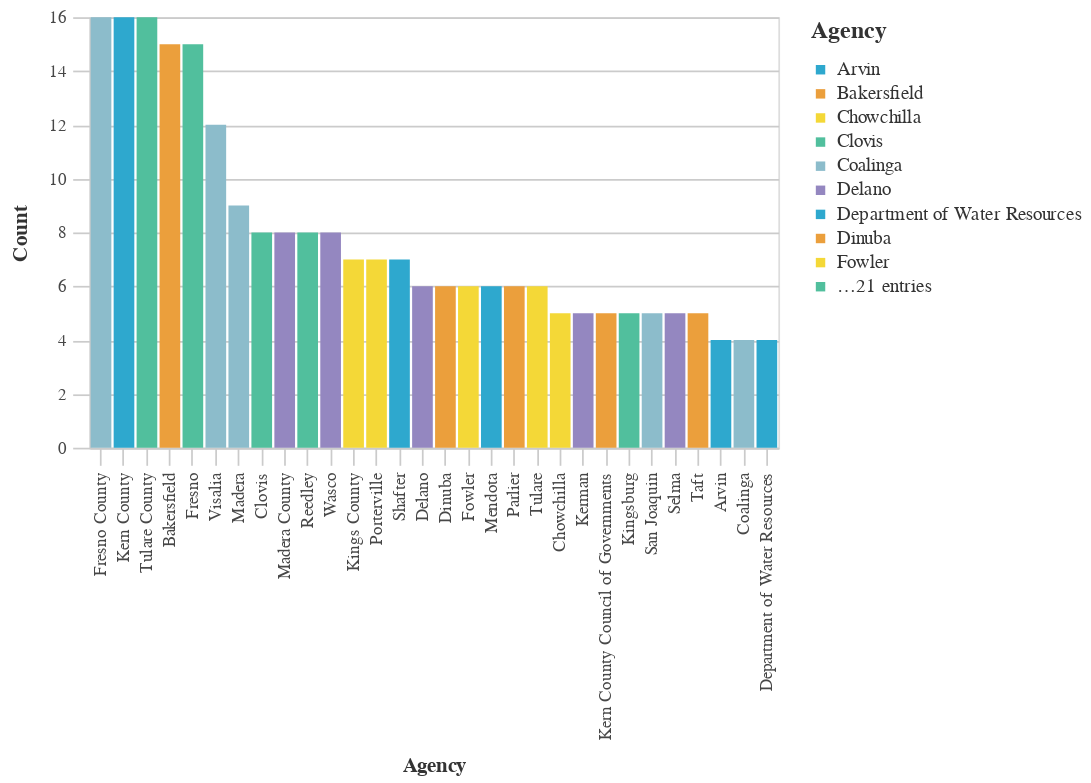

Notebook cell for this chart:
### Markdown cell above
### Agencies With The Most Unique Prefix Codes

### Code cell
#Bar chart Agencies With The Most Unique Prefix Codes
    
chart3 = (_dla_utils.basic_bar_chart_no_save(((_dla_utils.get_nunique(df, 'prefix', 'primary_agency_name')).head(30)),
                            'primary_agency_name', 'n', 'primary_agency_name', district))
    
display(chart3)

### Figure 1 — Vega-Lite specification as saved in the notebook (floating-point values rounded to 4 significant figures)
{"config": {"view": {"continuousWidth": 400, "continuousHeight": 300}, "axis": {"domainColor": "#cbcbcb", "grid": true, "gridColor": "#cbcbcb", "gridWidth": 1, "labelColor": "#474747", "labelFont": "Nunito Sans", "labelFontSize": 10, "labelPadding": 4, "tickColor": "#cbcbcb", "tickSize": 10, "titleColor": "#333", "titleFont": "Raleway", "titleFontSize": 12, "titlePadding": 10}, "axisBand": {"grid": false}, "background": "white", "font": "Raleway", "header": {"labelFont": "Nunito Sans", "titleFont": "Raleway"}, "legend": {"labelColor": "#333", "labelFont": "Nunito Sans", "labelFontSize": 11, "labelLimit": 0, "padding": 1, "symbolSize": 30, "symbolType": "square", "titleColor": "#333", "titleFont": "Raleway", "titleFontSize": 14, "titlePadding": 10}, "title": {"anchor": "middle", "font": "Raleway", "fontSize": 18, "fontWeight": 300, "offset": 20}}, "data": {"name": "data-d239b4836c9e010704a0543a5c9a0f5b"}, "mark": "bar", "encoding": {"color": {"field": "primary_agency_name", "legend": {"symbolLimit": 10, "title": "Agency"}, "scale": {"range": ["#2EA8CE", "#EB9F3C", "#F4D837", "#51BF9D", "#8CBCCB", "#9487C0"]}, "type": "nominal"}, "tooltip": [{"field": "primary_agency_name", "type": "nominal"}, {"field": "n", "type": "quantitative"}], "x": {"field": "primary_agency_name", "sort": "-y", "title": "Agency", "type": "nominal"}, "y": {"field": "n", "title": "Count", "type": "quantitative"}}, "height": 250, "width": 400, "$schema": "https://vega.github.io/schema/vega-lite/v4.17.0.json", "datasets": {"data-d239b4836c9e010704a0543a5c9a0f5b": [{"primary_agency_name": "Fresno County", "n": 16}, {"primary_agency_name": "Kern County", "n": 16}, {"primary_agency_name": "Tulare County", "n": 16}, {"primary_agency_name": "Bakersfield", "n": 15}, {"primary_agency_name": "Fresno", "n": 15}, {"primary_agency_name": "Visalia", "n": 12}, {"primary_agency_name": "Madera", "n": 9}, {"primary_agency_name": "Clovis", "n": 8}, {"primary_agency_name": "Madera County", "n": 8}, {"primary_agency_name": "Reedley", "n": 8}, {"primary_agency_name": "Wasco", "n": 8}, {"primary_agency_name": "Kings County", "n": 7}, {"primary_agency_name": "Porterville", "n": 7}, {"primary_agency_name": "Shafter", "n": 7}, {"primary_agency_name": "Delano", "n": 6}, {"primary_agency_name": "Dinuba", "n": 6}, {"primary_agency_name": "Fowler", "n": 6}, {"primary_agency_name": "Mendota", "n": 6}, {"primary_agency_name": "Parlier", "n": 6}, {"primary_agency_name": "Tulare", "n": 6}, {"primary_agency_name": "Chowchilla", "n": 5}, {"primary_agency_name": "Kerman", "n": 5}, {"primary_agency_name": "Kern County Council of Governments", "n": 5}, {"primary_agency_name": "Kingsburg", "n": 5}, {"primary_agency_name": "San Joaquin", "n": 5}, {"primary_agency_name": "Selma", "n": 5}, {"primary_agency_name": "Taft", "n": 5}, {"primary_agency_name": "Arvin", "n": 4}, {"primary_agency_name": "Coalinga", "n": 4}, {"primary_agency_name": "Department of Water Resources", "n": 4}]}}
